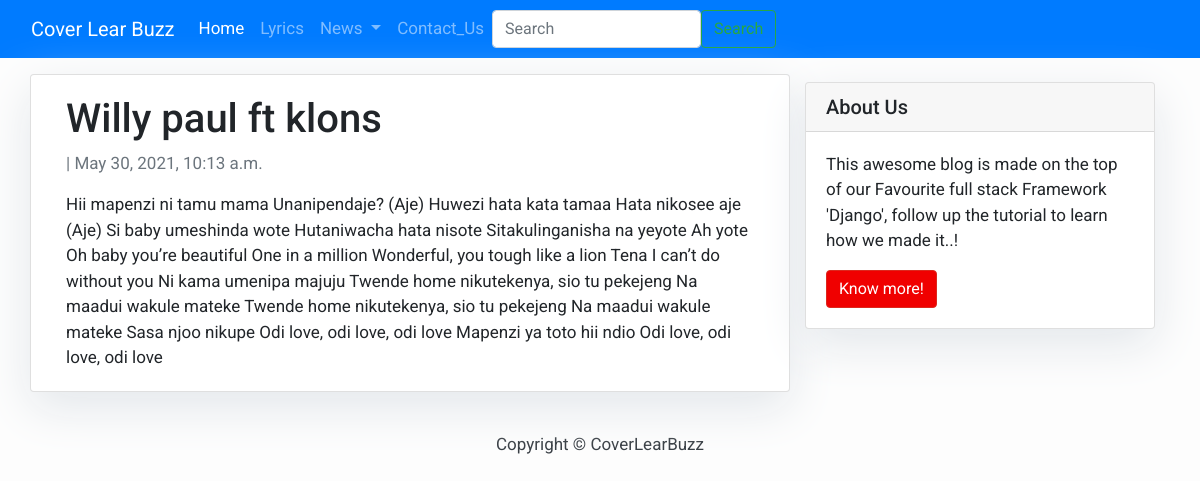
The page /willypaul-Klons-mapenzitamu-lyrics/ on the database its author committed.
### lyricvideo/models.py (models this page shows, shortened)
class Post(models.Model):
       title=models.CharField(max_length=200, unique=True)
       slug = models.SlugField(max_length=200, unique=True)
       artist = models.ForeignKey(User, on_delete=models.CASCADE, related_name='blog_post')
       updated_on = models.DateTimeField
       content = models.TextField()
       created_on = models.DateTimeField(auto_now_add=True)
       status = models.IntegerField(choices=STATUS, default=0)
       class Meta:
           ordering = ['-created_on']

### lyricvideo/views.py (the view)
# urls.py: path('<slug:slug>/', views.PostDetail.as_view(), name='post_detail')
class PostDetail(generic.DetailView):
    model= Post
    template_name = 'post_detail.html'

### lyricvideo/templates/post_detail.html
{% extends 'base.html' %} {% block content %}
<div class="container">
  <div class="row">
    <div class="col-md-8 card mb-4  mt-3 left  top">
      <div class="card-body">
        <h1>{% block title %} {{ object.title }} {% endblock title %}</h1>
        <p class=" text-muted">{{ post.author }} | {{ post.created_on }}</p>
        <p class="card-text ">{{ object.content | safe }}</p>
      </div>
    </div>
    {% block sidebar %} {% include 'sidebar.html' %} {% endblock sidebar %}
  </div>
</div>
{% endblock content %}

### lyricvideo/templates/base.html (style rules this page uses)
body { font-family: "Roboto", sans-serif; font-size: 17px; background-color: #fdfdfd; }

### lyricvideo/templates/sidebar.html (style rules this page uses)
.card { box-shadow: 0 16px 48px #E3E7EB; }

### rows shown on the page
Post: title "Willy paul ft klons", created_on "May 30, 2021, 10:13 a.m.", content "Hii mapenzi ni tamu mama Unanipendaje? (Aje) Huwezi hata kata tamaa Hata nikosee aje (Aje) Si baby umeshinda wote Hutaniwacha hata nisote Sitakulinganisha na yeyote Ah yote Oh baby you’re beautiful One in a million Wonderful, you tough like a lion Tena I can’t do without you Ni kama umenipa majuju Twende home nikutekenya, sio tu pekejeng Na maadui wakule mateke Twende home nikutekenya, sio tu pekejeng Na maadui wakule mateke Sasa njoo nikupe Odi love, odi love, odi love Mapenzi ya toto hii ndio Odi love, odi love, odi love"
